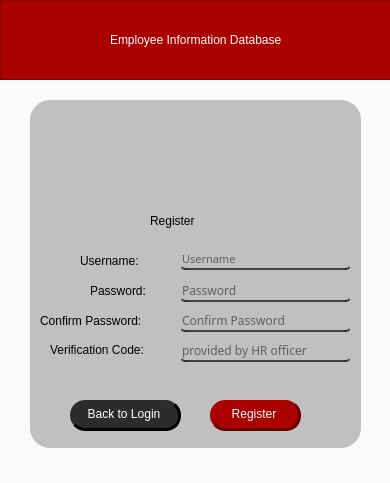
<?xml version="1.0" encoding="UTF-8"?>
<ui version="4.0">
 <class>MainWindow</class>
 <widget class="QMainWindow" name="MainWindow">
  <property name="windowModality">
   <enum>Qt::NonModal</enum>
  </property>
  <property name="geometry">
   <rect>
    <x>0</x>
    <y>0</y>
    <width>390</width>
    <height>483</height>
   </rect>
  </property>
  <property name="sizePolicy">
   <sizepolicy hsizetype="Preferred" vsizetype="Preferred">
    <horstretch>0</horstretch>
    <verstretch>0</verstretch>
   </sizepolicy>
  </property>
  <property name="windowTitle">
   <string>Register</string>
  </property>
  <property name="windowIcon">
   <iconset resource="icons.qrc">
    <normaloff>:/iconss/header.png</normaloff>:/iconss/header.png</iconset>
  </property>
  <property name="styleSheet">
   <string notr="true">*{background-color: rgba(250,250,250);
font:&quot;Arial Black&quot;;
}

</string>
  </property>
  <widget class="QWidget" name="centralwidget">
   <widget class="QFrame" name="frame_2">
    <property name="geometry">
     <rect>
      <x>30</x>
      <y>100</y>
      <width>331</width>
      <height>348</height>
     </rect>
    </property>
    <property name="minimumSize">
     <size>
      <width>300</width>
      <height>348</height>
     </size>
    </property>
    <property name="styleSheet">
     <string notr="true">*{background-color: rgb(116, 116, 116,110);
border-radius:20px;
}

#pushButton{
background-color: rgb(44, 44, 44);
color: rgb(255, 255, 255);
font: 9pt &quot;MS Shell Dlg 2&quot;;
border-radius:15px;
display: inline-block;
padding: 0.5em 1em;
text-decoration: none;
border-bottom:3px solid  rgb(0,0,0);
border-right:3px solid  rgb(0,0,0);
}
#pushButton:hover{
background-color: rgb(0, 0, 0,230);


}
#lineEdit{
background:transparent;
border-bottom:2px solid  rgb(0,0,0,170);
border-radius:5px;
font-family:century gothic;
}
#lineEdit:hover{
background-color: rgb(186, 186, 186);
}

#linepassword1{
background:transparent;
border-bottom:2px solid  rgb(0,0,0,170);
border-radius:5px;
font-family:century gothic;
}
#linepassword1:hover{
background-color: rgb(186, 186, 186);
}
#linepassword2{
background:transparent;
border-bottom:2px solid  rgb(0,0,0,170);
border-radius:5px;
font-family:century gothic;
}
#linepassword2:hover{
background-color: rgb(186, 186, 186);
}
#lineverify{
background:transparent;
border-bottom:2px solid  rgb(0,0,0,170);
border-radius:5px;
font-family:century gothic;
}
#lineverify:hover{
background-color: rgb(186, 186, 186);
}
#pushButton_2{
background-color: rgb(170, 0, 0);
color: rgb(255, 255, 255);
font: 9pt &quot;MS Shell Dlg 2&quot;;
border-radius:15px;
border-bottom:3px solid rgb(104, 0, 0);
border-right:3px solid  rgb(104, 0, 0);
transition: all 1s;
}
#pushButton_2:hover{
background-color: rgb(255, 85, 0);
border-bottom:3px solid  rgb(130, 43, 0);
border-right:3px solid rgb(130, 43, 0);
}</string>
    </property>
    <property name="frameShape">
     <enum>QFrame::StyledPanel</enum>
    </property>
    <property name="frameShadow">
     <enum>QFrame::Raised</enum>
    </property>
    <widget class="QLineEdit" name="linepassword1">
     <property name="geometry">
      <rect>
       <x>150</x>
       <y>180</y>
       <width>171</width>
       <height>22</height>
      </rect>
     </property>
     <property name="styleSheet">
      <string notr="true"/>
     </property>
     <property name="echoMode">
      <enum>QLineEdit::Password</enum>
     </property>
     <property name="placeholderText">
      <string>Password</string>
     </property>
     <property name="clearButtonEnabled">
      <bool>true</bool>
     </property>
    </widget>
    <widget class="QLabel" name="label_8">
     <property name="geometry">
      <rect>
       <x>10</x>
       <y>210</y>
       <width>141</width>
       <height>22</height>
      </rect>
     </property>
     <property name="styleSheet">
      <string notr="true">font: 13px &quot;Arial Black&quot;;
background:none;</string>
     </property>
     <property name="text">
      <string>Confirm Password:</string>
     </property>
    </widget>
    <widget class="QLabel" name="label_5">
     <property name="geometry">
      <rect>
       <x>50</x>
       <y>150</y>
       <width>91</width>
       <height>22</height>
      </rect>
     </property>
     <property name="styleSheet">
      <string notr="true">font: 11pt &quot;Arial Black&quot;;
background:none;</string>
     </property>
     <property name="text">
      <string>Username:</string>
     </property>
    </widget>
    <widget class="QLineEdit" name="linepassword2">
     <property name="geometry">
      <rect>
       <x>150</x>
       <y>210</y>
       <width>171</width>
       <height>22</height>
      </rect>
     </property>
     <property name="styleSheet">
      <string notr="true">font: 10pt &quot;MS Shell Dlg 2&quot;;</string>
     </property>
     <property name="echoMode">
      <enum>QLineEdit::Password</enum>
     </property>
     <property name="placeholderText">
      <string>Confirm Password</string>
     </property>
     <property name="clearButtonEnabled">
      <bool>true</bool>
     </property>
    </widget>
    <widget class="QLineEdit" name="lineverify">
     <property name="geometry">
      <rect>
       <x>150</x>
       <y>240</y>
       <width>171</width>
       <height>22</height>
      </rect>
     </property>
     <property name="styleSheet">
      <string notr="true">font: 10pt &quot;MS Shell Dlg 2&quot;;</string>
     </property>
     <property name="echoMode">
      <enum>QLineEdit::Password</enum>
     </property>
     <property name="placeholderText">
      <string>provided by HR officer</string>
     </property>
     <property name="clearButtonEnabled">
      <bool>true</bool>
     </property>
    </widget>
    <widget class="QPushButton" name="pushButton">
     <property name="geometry">
      <rect>
       <x>40</x>
       <y>300</y>
       <width>111</width>
       <height>31</height>
      </rect>
     </property>
     <property name="cursor">
      <cursorShape>PointingHandCursor</cursorShape>
     </property>
     <property name="styleSheet">
      <string notr="true"/>
     </property>
     <property name="text">
      <string>Back to Login</string>
     </property>
    </widget>
    <widget class="QLineEdit" name="lineEdit">
     <property name="geometry">
      <rect>
       <x>150</x>
       <y>150</y>
       <width>171</width>
       <height>20</height>
      </rect>
     </property>
     <property name="font">
      <font>
       <family>century gothic</family>
       <pointsize>8</pointsize>
       <italic>false</italic>
       <strikeout>false</strikeout>
      </font>
     </property>
     <property name="focusPolicy">
      <enum>Qt::StrongFocus</enum>
     </property>
     <property name="styleSheet">
      <string notr="true"/>
     </property>
     <property name="inputMethodHints">
      <set>Qt::ImhNone</set>
     </property>
     <property name="text">
      <string/>
     </property>
     <property name="placeholderText">
      <string>Username</string>
     </property>
     <property name="clearButtonEnabled">
      <bool>true</bool>
     </property>
    </widget>
    <widget class="QLabel" name="label_4">
     <property name="geometry">
      <rect>
       <x>20</x>
       <y>240</y>
       <width>131</width>
       <height>19</height>
      </rect>
     </property>
     <property name="styleSheet">
      <string notr="true">font: 13px &quot;Arial black&quot;;
background:none;</string>
     </property>
     <property name="text">
      <string>Verification Code:</string>
     </property>
    </widget>
    <widget class="QLabel" name="label_6">
     <property name="geometry">
      <rect>
       <x>60</x>
       <y>180</y>
       <width>91</width>
       <height>22</height>
      </rect>
     </property>
     <property name="styleSheet">
      <string notr="true">font: 11pt &quot;Arial Black&quot;;
background:none;</string>
     </property>
     <property name="text">
      <string>Password: </string>
     </property>
    </widget>
    <widget class="QToolButton" name="toolButton">
     <property name="geometry">
      <rect>
       <x>130</x>
       <y>20</y>
       <width>71</width>
       <height>81</height>
      </rect>
     </property>
     <property name="styleSheet">
      <string notr="true">image: url(:/iconss/register_icon.png);
border-radius:40;
background:transparent;

</string>
     </property>
     <property name="text">
      <string/>
     </property>
    </widget>
    <widget class="QPushButton" name="pushButton_2">
     <property name="geometry">
      <rect>
       <x>180</x>
       <y>300</y>
       <width>91</width>
       <height>31</height>
      </rect>
     </property>
     <property name="cursor">
      <cursorShape>PointingHandCursor</cursorShape>
     </property>
     <property name="styleSheet">
      <string notr="true"/>
     </property>
     <property name="text">
      <string>Register</string>
     </property>
    </widget>
    <widget class="QLabel" name="label_9">
     <property name="geometry">
      <rect>
       <x>120</x>
       <y>110</y>
       <width>91</width>
       <height>22</height>
      </rect>
     </property>
     <property name="styleSheet">
      <string notr="true">font: 87 12pt &quot;Arial Black&quot;;
background:none;</string>
     </property>
     <property name="text">
      <string>Register</string>
     </property>
    </widget>
   </widget>
   <widget class="QFrame" name="frame">
    <property name="geometry">
     <rect>
      <x>0</x>
      <y>0</y>
      <width>391</width>
      <height>80</height>
     </rect>
    </property>
    <property name="minimumSize">
     <size>
      <width>0</width>
      <height>80</height>
     </size>
    </property>
    <property name="styleSheet">
     <string notr="true">background-color: rgb(170, 0, 0);
color: rgb(255, 255, 255);
font:  14pt &quot;Arial Black&quot;;</string>
    </property>
    <property name="frameShape">
     <enum>QFrame::StyledPanel</enum>
    </property>
    <property name="frameShadow">
     <enum>QFrame::Raised</enum>
    </property>
    <layout class="QGridLayout" name="gridLayout">
     <item row="0" column="1">
      <widget class="QLabel" name="label_7">
       <property name="styleSheet">
        <string notr="true">font: 15pt &quot;Impact&quot;;</string>
       </property>
       <property name="text">
        <string>Employee Information Database</string>
       </property>
      </widget>
     </item>
     <item row="0" column="2">
      <spacer name="horizontalSpacer">
       <property name="orientation">
        <enum>Qt::Horizontal</enum>
       </property>
       <property name="sizeHint" stdset="0">
        <size>
         <width>40</width>
         <height>20</height>
        </size>
       </property>
      </spacer>
     </item>
     <item row="0" column="0">
      <spacer name="horizontalSpacer_2">
       <property name="orientation">
        <enum>Qt::Horizontal</enum>
       </property>
       <property name="sizeHint" stdset="0">
        <size>
         <width>40</width>
         <height>20</height>
        </size>
       </property>
      </spacer>
     </item>
    </layout>
   </widget>
  </widget>
 </widget>
 <resources>
  <include location="icons.qrc"/>
 </resources>
 <connections/>
</ui>
